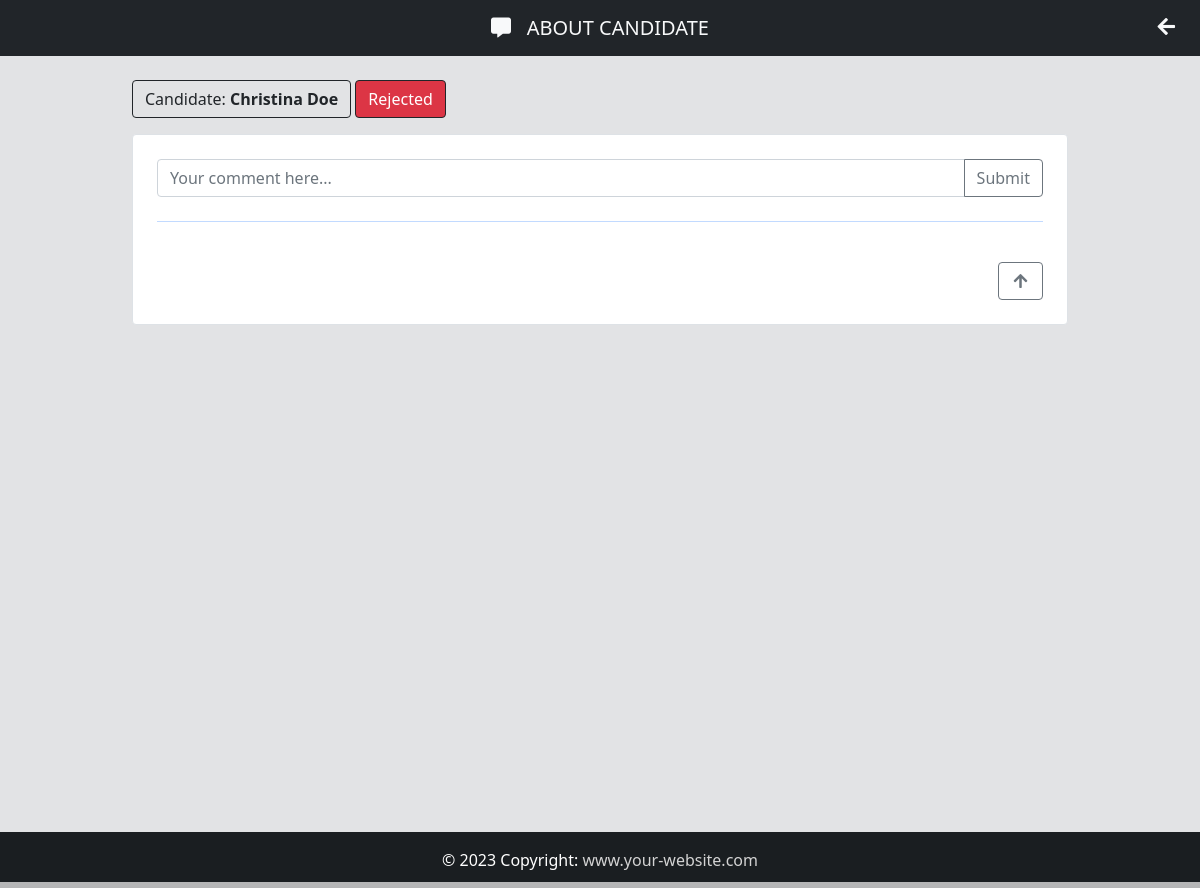
Page /chat_candidate/20/ (signed in) on the committed database.
### App/models.py (models this page shows, shortened)
class Candidate(models.Model):
    firstname = models.CharField(max_length=50)
    lastname = models.CharField(max_length=50)
    job = models.CharField(max_length=5, verbose_name="Job Code")
    birth = models.DateField(
        auto_now=False, auto_now_add=False, verbose_name="Birthday"
    )
    phone = models.CharField(max_length=25)
    personality = models.CharField(max_length=50, null=True, choices=PERSONALITY)
    salary = models.CharField(max_length=50, verbose_name="Salary expectation")
    gender = models.CharField(max_length=10)
    experience = models.BooleanField(null=True)
    smoker = models.CharField(max_length=10, choices=SMOKER, default="")
    email = models.EmailField(max_length=50)
    message = models.TextField(verbose_name="Presentation")
    file = models.FileField(upload_to="resume", blank=True, verbose_name="Resume")
    image = models.ImageField(upload_to="photo", blank=True, verbose_name="Photo")
    created_at = models.DateTimeField(auto_now_add=True)
    situation = models.CharField(
        max_length=50, null=True, choices=SITUATION, default="Pending"
    )
    company_note = models.TextField(blank=True)
    frameworks = MultiSelectField(choices=FRAMEWORKS, max_length=50)
    languages = MultiSelectField(choices=LANGUAGES, max_length=50)
    databases = MultiSelectField(choices=DATABASES, max_length=50)
    libraries = MultiSelectField(choices=LIBRARIES, max_length=50)
    mobile = MultiSelectField(choices=MOBILE, max_length=50)
    others = MultiSelectField(choices=OTHERS, max_length=50)
    institution = models.CharField(max_length=50)
    course = models.CharField(max_length=50)
    started_course = models.DateField(auto_now_add=False)
    finished_course = models.DateField(blank=True, null=True, auto_now_add=False)
    about_course = models.TextField()
    status_course = models.CharField(max_length=50, null=True, choices=STATUS_COURSE)
    company = models.CharField(max_length=50)
    position = models.CharField(max_length=50)
    started_job = models.DateField(blank=True, null=True, auto_now_add=False)
    finished_job = models.DateField(blank=True, null=True, auto_now_add=False)
    about_job = models.TextField()
    employed = models.BooleanField(null=True, verbose_name="I am employed")
    remote = models.BooleanField(null=True, verbose_name="I agree to work remotely")
    travel = models.BooleanField(null=True, verbose_name="I'm available for travel")

### App/views.py (the view)
# urls.py: path("chat_candidate/<int:id>/", views.chat_candidate, name="chat_candidate"),
@login_required(login_url="login")
@cache_control(no_cache=True, must_revalidate=True, no_store=True)
def chat_candidate(request, id):
    candidate = Candidate.objects.get(pk=id)
    chat_candidate = Chat_candidate.objects.all().order_by("-dt")
    list_users = User.objects.all()
    form = Chat_candidateForm(request.POST or None)
    if form.is_valid():
        form.save()
        return redirect("chat_candidate", id=candidate.id)
    context = {
        "form": form,
        "chat_candidate": chat_candidate,
        "list_users": list_users,
        "candidate": candidate,
    }
    return render(request, "chat_candidate.html", context)

### App/forms.py
class Chat_candidateForm(forms.ModelForm):
    class Meta:
        model = Chat_candidate
        fields = "__all__"

### App/templates/chat_candidate.html (shortened to what this page needs)
{% extends 'base.html' %}
    {% block nav-content %}
    <a href="" class="navbar-brand flex-grow-1 text-center text-light to_center">
        <i class="fas fa-comment-alt"></i>&nbsp;&nbsp; ABOUT CANDIDATE
    </a>
    {% include 'partials/back.html' %}
    {% endblock nav-content %}
    {% block footer %} style="color: #d3d3d3" {% endblock footer %}
    {% block content %}
    <div class="container mb-3 mt-4" id="chat-data">
        <button class="btn btn-ligh border-dark" style="cursor: default;">
            Candidate: <strong>{{ candidate.firstname }} {{ candidate.lastname }}</strong>
        </button>
        <button
            class="border-dark btn {% if candidate.situation == 'Pending' %} btn-warning {% elif candidate.situation == 'Approved' %} btn-success {% else %} btn-danger {% endif %}"
            style="cursor: default;">
            {{ candidate.situation }}
        </button>
    </div>
    <div class="container mt-3 mb-5 card-chat">
        <div class="card border p-4" id="top">
            <form method="POST">
                <div class="input-group mb-4">
                    <input type="text" name="chat" class="form-control" placeholder="Your comment here...">
                    <button class="btn btn-outline-secondary" type="submit">Submit</button>
                </div>
                <hr class="text-primary border-5">
            </form>
            {% include 'partials/go_up.html' %}
        </div>
    </div>
    {% endblock content %}

### App/static/css/style.css (style rules this page uses)
html, body { height: 100%; margin: 0; max-width: 100%; }
#chat-data { width: 80%; }
.card-chat { width: 80%; font: 14px; overflow-y: auto; height: 700px; scroll-behavior: smooth; }
a { text-decoration: none; }
.to_center { left: 50%; transform: translateX(-50%); position: relative; }

### App/templates/chat_candidate.html (style rules this page uses)
body { background-color: #e2e3e5; }

### rows in the picture
Candidate: firstname "Christina", lastname "Doe", situation "Rejected"
